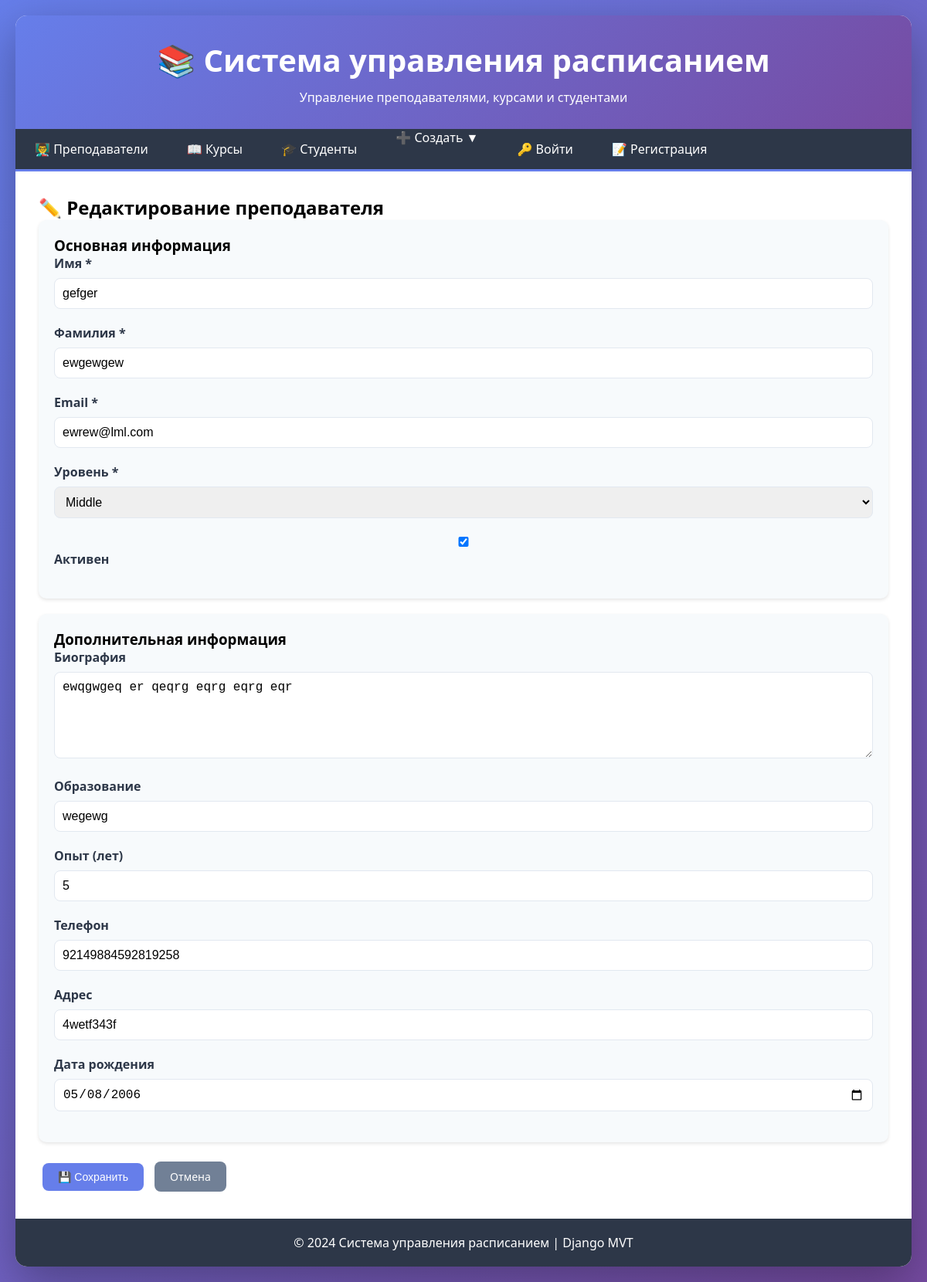
/schedule/teachers/1/update/, run on the app's committed database.
### schedule/models.py (models this page shows, shortened)
class Teacher(models.Model):
    LEVEL_CHOICES = [
        ('junior', 'Junior'),
        ('middle', 'Middle'),
        ('senior', 'Senior'),
        ('lead', 'Lead'),
    ]
    first_name = models.CharField(max_length=100, verbose_name="Имя", db_index=True)
    last_name = models.CharField(max_length=100, verbose_name="Фамилия", db_index=True)
    email = models.EmailField(verbose_name="Email", unique=True)  # уникальное поле
    level = models.CharField(max_length=20, choices=LEVEL_CHOICES, verbose_name="Уровень", default='middle')
    hire_date = models.DateField(verbose_name="Дата найма", auto_now_add=True)
    is_active = models.BooleanField(verbose_name="Активен", default=True)
    info = models.OneToOneField(
        TeacherInfo,
        on_delete=models.CASCADE,
        verbose_name="Информация",
        null=True,
        blank=True
    )
    rating = models.DecimalField(
        max_digits=3, decimal_places=2,
        default=0, null=True, blank=True,
        verbose_name="Рейтинг",
        help_text="Рейтинг от 0 до 5"
    )
    hire_date = models.DateField(
        verbose_name="Дата найма",
        auto_now_add=True  # уже должно быть
    )
    class Meta:
        verbose_name = "Преподаватель"
        verbose_name_plural = "Преподаватели"
        ordering = ['last_name', 'first_name']

class TeacherInfo(models.Model):
    biography = models.TextField(verbose_name="Биография", blank=True)
    education = models.CharField(max_length=500, verbose_name="Образование", blank=True)
    experience_years = models.PositiveIntegerField(verbose_name="Лет опыта", default=0)
    phone = models.CharField(max_length=20, verbose_name="Телефон", blank=True, null=True)
    address = models.CharField(max_length=200, verbose_name="Адрес", blank=True, null=True)
    birth_date = models.DateField(verbose_name="Дата рождения", blank=True, null=True)
    class Meta:
        verbose_name = "Информация о преподавателе"
        verbose_name_plural = "Информация о преподавателях"

### schedule/views.py (the view, shortened to what this page needs)
# urls.py: path('teachers/<int:pk>/update/', views.teacher_update, name='teacher_update'),
def teacher_update(request, pk):
    teacher = get_object_or_404(Teacher, pk=pk)
    return render(request, 'schedule/teacher_form.html', {'teacher': teacher})

### schedule/templates/schedule/teacher_form.html (shortened to what this page needs)
{% extends 'schedule/base.html' %}
{% block content %}
<h2>{% if teacher %}✏️ Редактирование преподавателя{% else %}➕ Создание преподавателя{% endif %}</h2>
<form method="post">
    <div class="card">
        <h3>Основная информация</h3>
        <div class="form-group">
            <label>Имя *</label>
            <input type="text" name="first_name" value="{{ teacher.first_name|default:'' }}" required>
        </div>
        <div class="form-group">
            <label>Фамилия *</label>
            <input type="text" name="last_name" value="{{ teacher.last_name|default:'' }}" required>
        </div>
        <div class="form-group">
            <label>Email *</label>
            <input type="email" name="email" value="{{ teacher.email|default:'' }}" required>
        </div>
        <div class="form-group">
            <label>Уровень *</label>
            <select name="level" required>
                <option value="middle" {% if teacher.level == 'middle' %}selected{% endif %}>Middle</option>
            </select>
        </div>
        <div class="form-group">
            <label>
                <input type="checkbox" name="is_active" {% if teacher.is_active or not teacher %}checked{% endif %}>
                Активен
            </label>
        </div>
    </div>
    <div class="card">
        <h3>Дополнительная информация</h3>
        <div class="form-group">
            <label>Биография</label>
            <textarea name="biography" rows="5">{{ teacher.info.biography|default:'' }}</textarea>
        </div>
        <div class="form-group">
            <label>Образование</label>
            <input type="text" name="education" value="{{ teacher.info.education|default:'' }}">
        </div>
        <div class="form-group">
            <label>Опыт (лет)</label>
            <input type="number" name="experience_years" value="{{ teacher.info.experience_years|default:'0' }}">
        </div>
        <div class="form-group">
            <label>Телефон</label>
            <input type="text" name="phone" value="{{ teacher.info.phone|default:'' }}">
        </div>
        <div class="form-group">
            <label>Адрес</label>
            <input type="text" name="address" value="{{ teacher.info.address|default:'' }}">
        </div>
        <div class="form-group">
            <label>Дата рождения</label>
            <input type="date" name="birth_date" value="{{ teacher.info.birth_date|date:'Y-m-d'|default:'' }}">
        </div>
    </div>
    <button type="submit" class="btn btn-primary">💾 Сохранить</button>
    <a href="{% url 'schedule:teacher_index' %}" class="btn btn-secondary">Отмена</a>
</form>
{% endblock %}

### schedule/templates/schedule/base.html (style rules this page uses)
* { margin: 0; padding: 0; box-sizing: border-box; }
body { font-family: 'Segoe UI', Tahoma, Geneva, Verdana, sans-serif; background: linear-gradient(135deg, #667eea 0%, #764ba2 100%); min-height: 100vh; padding: 20px; }
.btn { display: inline-block; padding: 10px 20px; border: none; border-radius: 8px; cursor: pointer; text-decoration: none; font-size: 14px; transition: all 0.3s; margin: 5px; }
.btn-primary { background: #667eea; color: white; }
.btn-secondary { background: #718096; color: white; }
.card { background: #f7fafc; border-radius: 10px; padding: 20px; margin-bottom: 20px; box-shadow: 0 2px 4px rgba(0,0,0,0.1); }
.form-group { margin-bottom: 20px; }
.form-group label { display: block; margin-bottom: 8px; font-weight: 600; color: #2d3748; }
.form-group input, .form-group select, .form-group textarea { width: 100%; padding: 10px; border: 1px solid #e2e8f0; border-radius: 8px; font-size: 16px; }

### data on the page
Teacher: first_name "gefger", last_name "ewgewgew", email "ewrew@lml.com", level "Middle", is_active "☑", biography "ewqgwgeq er qeqrg eqrg eqrg eqr", education "wegewg", experience_years "5", phone "92149884592819258", address "4wetf343f", birth_date "05/08/2006"
